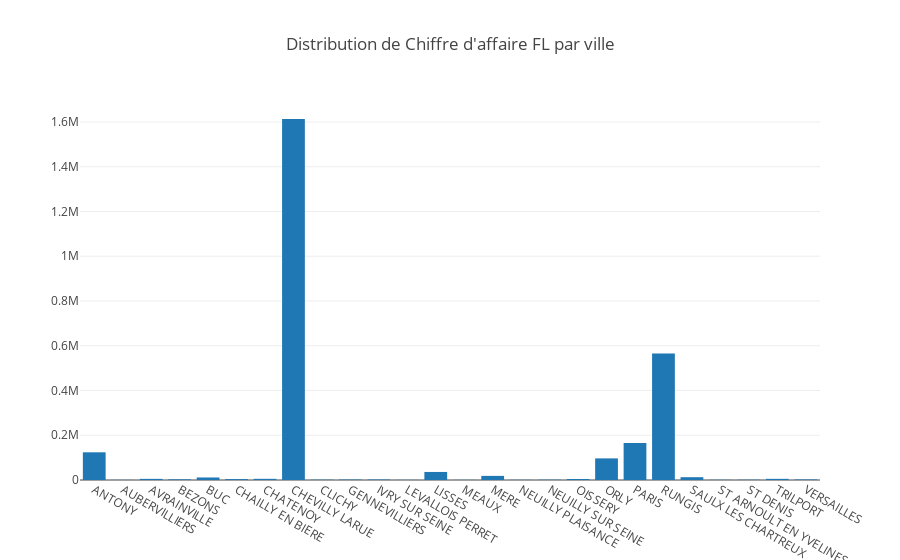

Notebook code for this chart:
### Code cell
dataset_ville = data.groupby(['VILLE']).agg({'FL':'sum'}).reset_index()
fig = go.Figure(data=go.Bar(x=dataset_ville['VILLE'], y=dataset_ville['FL']))
fig.layout.title.text = "Distribution de Chiffre d'affaire FL par ville "
fig.data[0].marker.line.color = "black"
fig.show()

### Figure 1 — Plotly figure (JSON) as saved in the notebook; plotly's stock layout.template omitted (floating-point values rounded to 4 significant figures)
{"data": [{"marker": {"line": {"color": "black"}}, "type": "bar", "x": ["ANTONY", "AUBERVILLIERS", "AVRAINVILLE", "BEZONS", "BUC", "CHAILLY EN BIERE", "CHATENOY", "CHEVILLY LARUE", "CLICHY", "GENNEVILLIERS", "IVRY SUR SEINE", "LEVALLOIS PERRET", "LISSES", "MEAUX", "MERE", "NEUILLY PLAISANCE", "NEUILLY SUR SEINE", "OISSERY", "ORLY", "PARIS", "RUNGIS", "SAULX LES CHARTREUX", "ST ARNOULT EN YVELINES", "ST DENIS", "TRILPORT", "VERSAILLES"], "y": [123781, 580, 5032, 2961, 11199, 4046, 5220, 1613262, 1401, 2011, 2230, 676, 35908, 704, 18371, 774, 1354, 4420, 96544, 165358, 565301, 12549, 939, 1291, 5158, 2285]}], "layout": {"title": {"text": "Distribution de Chiffre d'affaire FL par ville "}}}
